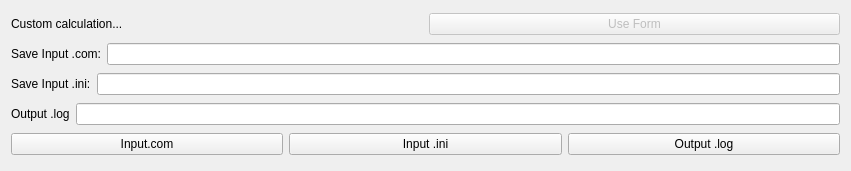
       <widget class="QWidget" name="layoutWidget">
        <property name="geometry">
         <rect>
          <x>0</x>
          <y>0</y>
          <width>851</width>
          <height>171</height>
         </rect>
        </property>
        <layout class="QVBoxLayout" name="verticalLayout_3">
         <item>
          <layout class="QHBoxLayout" name="horizontalLayout_12">
           <item>
            <widget class="QLabel" name="label_15">
             <property name="sizePolicy">
              <sizepolicy hsizetype="Preferred" vsizetype="Minimum">
               <horstretch>0</horstretch>
               <verstretch>0</verstretch>
              </sizepolicy>
             </property>
             <property name="text">
              <string>Custom calculation...</string>
             </property>
            </widget>
           </item>
           <item>
            <widget class="QPushButton" name="enableFormButton">
             <property name="enabled">
              <bool>false</bool>
             </property>
             <property name="text">
              <string>Use Form</string>
             </property>
            </widget>
           </item>
          </layout>
         </item>
         <item>
          <layout class="QHBoxLayout" name="horizontalLayout_14">
           <item>
            <widget class="QLabel" name="label_16">
             <property name="text">
              <string>Save Input .com:</string>
             </property>
             <property name="buddy">
              <cstring>comLineEdit</cstring>
             </property>
            </widget>
           </item>
           <item>
            <widget class="QLineEdit" name="savecomLineEdit"/>
           </item>
          </layout>
         </item>
         <item>
          <layout class="QHBoxLayout" name="horizontalLayout_3">
           <item>
            <widget class="QLabel" name="label_17">
             <property name="text">
              <string>Save Input .ini:</string>
             </property>
            </widget>
           </item>
           <item>
            <widget class="QLineEdit" name="saveiniLineEdit">
             <property name="sizePolicy">
              <sizepolicy hsizetype="Expanding" vsizetype="Fixed">
               <horstretch>0</horstretch>
               <verstretch>0</verstretch>
              </sizepolicy>
             </property>
            </widget>
           </item>
          </layout>
         </item>
         <item>
          <layout class="QHBoxLayout" name="horizontalLayout_13">
           <item>
            <widget class="QLabel" name="label_13">
             <property name="text">
              <string>Output .log</string>
             </property>
             <property name="buddy">
              <cstring>savelogLineEdit</cstring>
             </property>
            </widget>
           </item>
           <item>
            <widget class="QLineEdit" name="savelogLineEdit">
             <property name="sizePolicy">
              <sizepolicy hsizetype="Expanding" vsizetype="Fixed">
               <horstretch>1</horstretch>
               <verstretch>0</verstretch>
              </sizepolicy>
             </property>
            </widget>
           </item>
          </layout>
         </item>
         <item>
          <layout class="QHBoxLayout" name="horizontalLayout_20">
           <item>
            <widget class="QPushButton" name="inputcomButton">
             <property name="sizePolicy">
              <sizepolicy hsizetype="Expanding" vsizetype="Fixed">
               <horstretch>0</horstretch>
               <verstretch>0</verstretch>
              </sizepolicy>
             </property>
             <property name="text">
              <string>Input.com</string>
             </property>
            </widget>
           </item>
           <item>
            <widget class="QPushButton" name="inputiniButton">
             <property name="sizePolicy">
              <sizepolicy hsizetype="Expanding" vsizetype="Fixed">
               <horstretch>0</horstretch>
               <verstretch>0</verstretch>
              </sizepolicy>
             </property>
             <property name="text">
              <string>Input .ini</string>
             </property>
            </widget>
           </item>
           <item>
            <widget class="QPushButton" name="outputlogButton">
             <property name="sizePolicy">
              <sizepolicy hsizetype="Expanding" vsizetype="Fixed">
               <horstretch>0</horstretch>
               <verstretch>0</verstretch>
              </sizepolicy>
             </property>
             <property name="text">
              <string>Output .log</string>
             </property>
            </widget>
           </item>
          </layout>
         </item>
        </layout>
       </widget>
